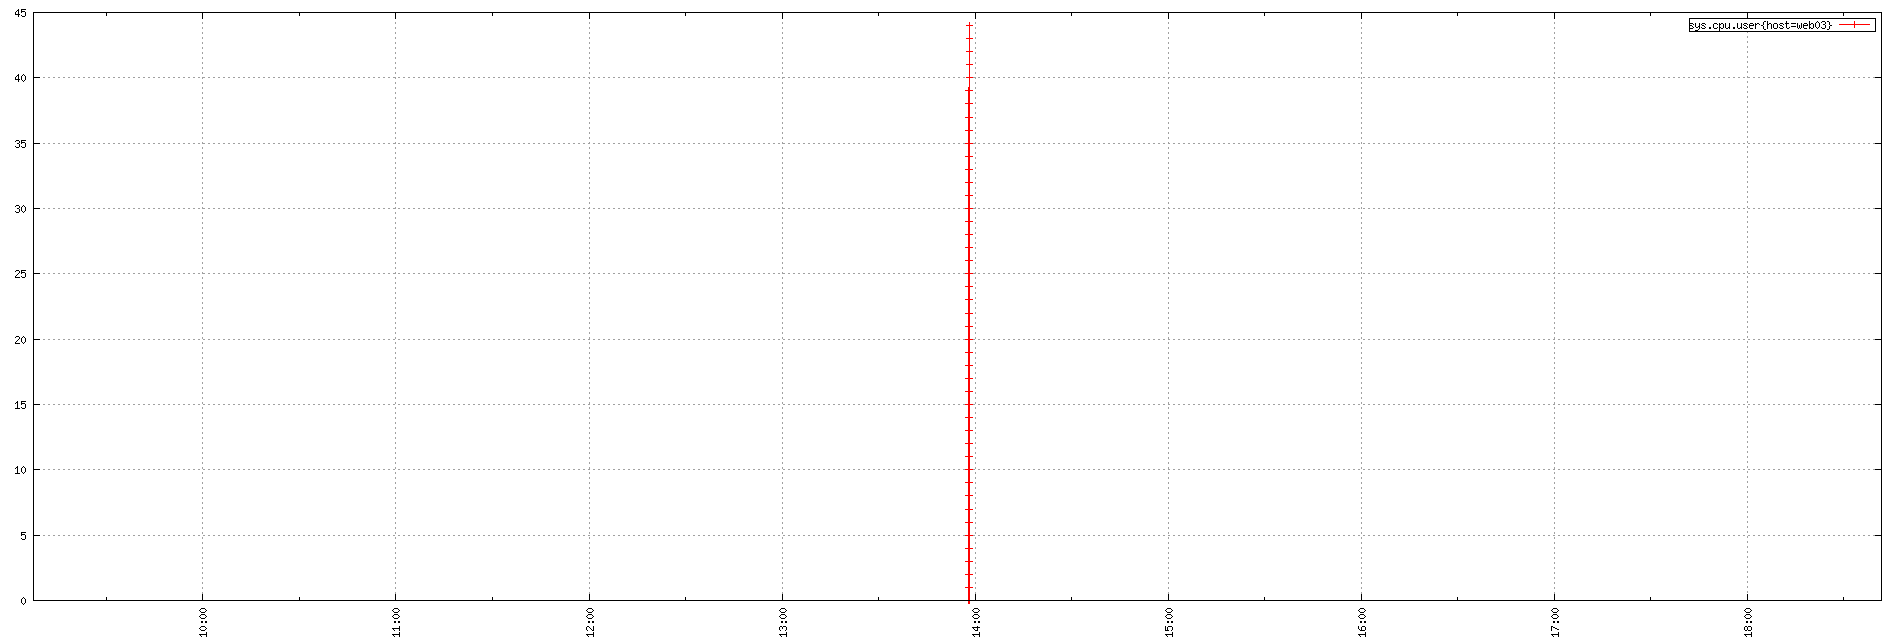

The gnuplot source for this figure:
set term png small size 1900,644
set xdata time
set timefmt "%s"
if (GPVAL_VERSION < 4.6) set xtics rotate; else set xtics rotate right
set output "${TMPDIR-'tmp'}/tsd/74bb4471.png"
set xrange ["1673946440":"1673980903"]
set format x "%H:%M"
set grid
set style data linespoint
set key right box
set yrange [0:]
plot  "${TMPDIR-'tmp'}/tsd/74bb4471_0.dat" using 1:2 title "sys.cpu.user{host=web03}"
